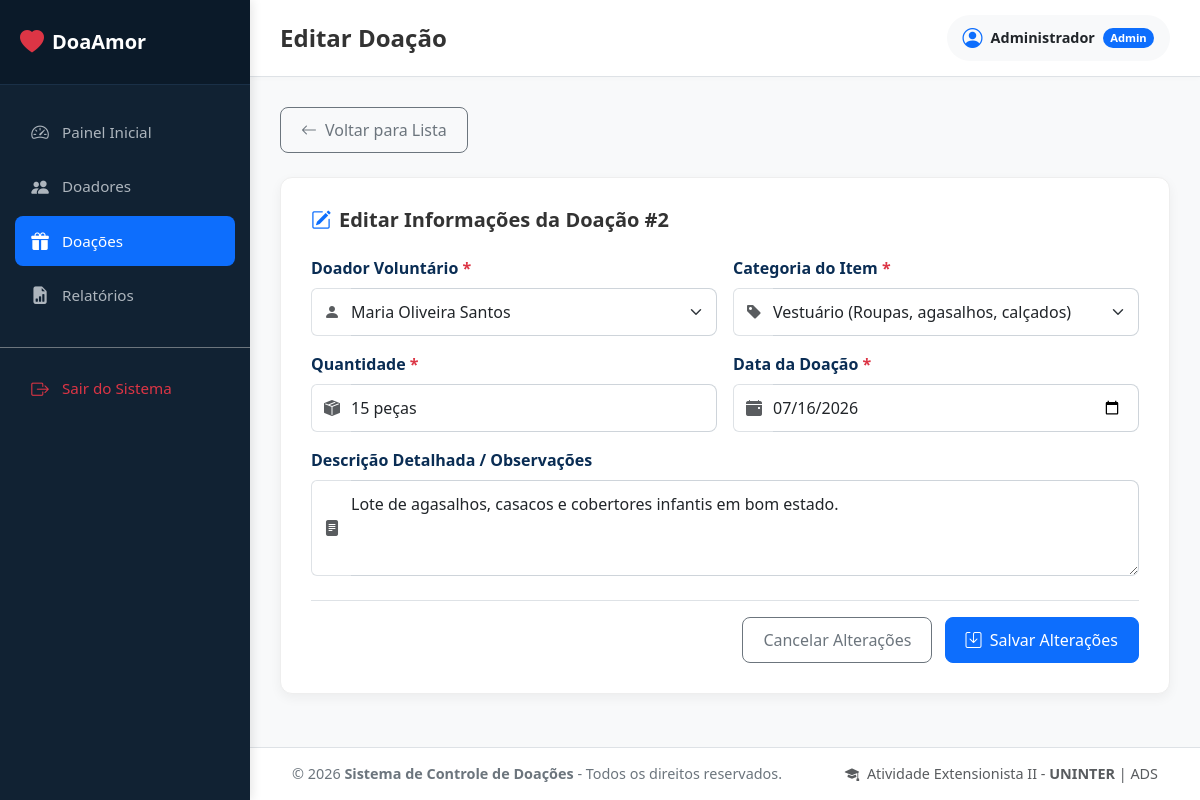
The page /doacoes/editar.php?id=2 (signed in) on the database its author committed.
### tables this page shows
CREATE TABLE IF NOT EXISTS doacoes (
    id INT AUTO_INCREMENT PRIMARY KEY,
    doador_id INT NOT NULL,
    tipo VARCHAR(50) NOT NULL,  
    descricao TEXT NULL,
    quantidade VARCHAR(50) NOT NULL,  
    data_doacao DATE NOT NULL,
    criado_em TIMESTAMP DEFAULT CURRENT_TIMESTAMP,
    FOREIGN KEY (doador_id) REFERENCES doadores(id) ON DELETE CASCADE
);

CREATE TABLE IF NOT EXISTS doadores (
    id INT AUTO_INCREMENT PRIMARY KEY,
    nome VARCHAR(100) NOT NULL,
    telefone VARCHAR(20) NOT NULL,
    email VARCHAR(100) NULL,
    endereco TEXT NULL,
    criado_em TIMESTAMP DEFAULT CURRENT_TIMESTAMP
);

### doacoes/editar.php (the view, shortened to what this page needs)
<?php
$base_path = '../';
require_once $base_path . 'includes/conexao.php';
$doacao = null;
$doadores = [];
$id = intval($_GET['id']);
try {
    $stmt = $pdo->prepare('SELECT * FROM doacoes WHERE id = :id LIMIT 1');
    $stmt->execute(['id' => $id]);
    $doacao = $stmt->fetch();
    $stmtDoadores = $pdo->query('SELECT id, nome FROM doadores ORDER BY nome ASC');
    $doadores = $stmtDoadores->fetchAll();
} catch (PDOException $e) {
    die("Erro ao carregar dados do banco: " . $e->getMessage());
}
?>
<!DOCTYPE html>
<html lang="pt-BR">
<head>
    <link href="https://cdn.jsdelivr.net/npm/bootstrap@5.3.3/dist/css/bootstrap.min.css" rel="stylesheet">
    <link href="https://cdn.jsdelivr.net/npm/bootstrap-icons@1.11.3/font/bootstrap-icons.min.css" rel="stylesheet">
    <link href="../css/style.css" rel="stylesheet">
</head>
<body>
<?php require_once $base_path . 'includes/menu.php'; ?>
<div class="mb-4">
    <a href="listar.php" class="btn btn-outline-secondary btn-custom d-inline-flex align-items-center">
        <i class="bi bi-arrow-left me-2"></i> Voltar para Lista
    </a>
</div>
<div class="form-card">
    <h5 class="fw-bold text-dark-blue mb-4 d-flex align-items-center">
        <i class="bi bi-pencil-square text-primary me-2"></i> Editar Informações da Doação #<?= $doacao['id'] ?>
    </h5>
    <form action="editar.php?id=<?= $doacao['id'] ?>" method="POST">
        <div class="row g-3">
            <div class="col-12 col-md-6">
                <label for="doador_id" class="form-label">Doador Voluntário <span class="text-danger">*</span></label>
                <div class="input-group">
                    <span class="input-group-text bg-white text-muted border-end-0"><i class="bi bi-person-fill"></i></span>
                    <select class="form-select border-start-0 ps-0" id="doador_id" name="doador_id" required>
                        <?php foreach ($doadores as $d): ?>
                            <option value="<?= $d['id'] ?>" <?= ($doacao['doador_id'] == $d['id']) ? 'selected' : '' ?>>
                                <?= htmlspecialchars($d['nome']) ?>
                            </option>
                        <?php endforeach; ?>
                    </select>
                </div>
            </div>
            <div class="col-12 col-md-6">
                <label for="tipo" class="form-label">Categoria do Item <span class="text-danger">*</span></label>
                <div class="input-group">
                    <span class="input-group-text bg-white text-muted border-end-0"><i class="bi bi-tag-fill"></i></span>
                    <select class="form-select border-start-0 ps-0" id="tipo" name="tipo" required>
                        <option value="Vestuário" <?= ($doacao['tipo'] === 'Vestuário') ? 'selected' : '' ?>>Vestuário (Roupas, agasalhos, calçados)</option>
                    </select>
                </div>
            </div>
            <div class="col-12 col-md-6">
                <label for="quantidade" class="form-label">Quantidade <span class="text-danger">*</span></label>
                <div class="input-group">
                    <span class="input-group-text bg-white text-muted border-end-0"><i class="bi bi-box-seam-fill"></i></span>
                    <input type="text" class="form-control border-start-0 ps-0" id="quantidade" name="quantidade" placeholder="Ex: 5 cestas básicas, 10 agasalhos" required value="<?= htmlspecialchars($doacao['quantidade']) ?>">
                </div>
            </div>
            <div class="col-12 col-md-6">
                <label for="data_doacao" class="form-label">Data da Doação <span class="text-danger">*</span></label>
                <div class="input-group">
                    <span class="input-group-text bg-white text-muted border-end-0"><i class="bi bi-calendar-event-fill"></i></span>
                    <input type="date" class="form-control border-start-0 ps-0" id="data_doacao" name="data_doacao" required value="<?= htmlspecialchars($doacao['data_doacao']) ?>">
                </div>
            </div>
            <div class="col-12">
                <label for="descricao" class="form-label">Descrição Detalhada / Observações</label>
                <div class="input-group">
                    <span class="input-group-text bg-white text-muted border-end-0"><i class="bi bi-file-text-fill"></i></span>
                    <textarea class="form-control border-start-0 ps-0" id="descricao" name="descricao" rows="3" placeholder="Insira detalhes adicionais sobre os itens recebidos..."><?= htmlspecialchars($doacao['descricao'] ?? '') ?></textarea>
                </div>
            </div>
        </div>
        <div class="mt-4 pt-3 border-top text-end">
            <a href="listar.php" class="btn btn-outline-secondary btn-custom me-2">Cancelar Alterações</a>
            <button type="submit" class="btn btn-primary btn-custom">
                <i class="bi bi-save me-1"></i> Salvar Alterações
            </button>
        </div>
    </form>
</div>
<?php require_once $base_path . 'includes/footer.php'; ?>
</body>
</html>

### css/style.css (style rules this page uses)
:root { --primary-color: #0d6efd; --primary-hover: #0b5ed7; --secondary-color: #0dcaf0; --dark-blue: #0a2d54; --light-bg: #f8f9fa; --sidebar-bg: #112233; --sidebar-text: #adb5bd; --sidebar-hover-bg: #1a3047; --card-shadow: 0 4px 12px rgba(0, 0, 0, 0.05); --border-radius: 12px; }
body { background-color: var(--light-bg); font-family: 'Segoe UI', Tahoma, Geneva, Verdana, sans-serif; color: #333; min-height: 100vh; overflow-x: hidden; }
.btn-custom { border-radius: 8px; padding: 10px 20px; font-weight: 500; transition: all 0.2s ease; }
.form-card { background-color: #fff; border-radius: var(--border-radius); box-shadow: var(--card-shadow); padding: 30px; border: 1px solid #eee; }
.form-label { font-weight: 550; color: var(--dark-blue); margin-bottom: 8px; }
.form-control, .form-select { border-radius: 8px; padding: 11px 16px; border: 1px solid #ced4da; transition: border-color 0.15s ease-in-out, box-shadow 0.15s ease-in-out; }

### rows shown on the page
doacoes: id "2", doador_id "Maria Oliveira Santos", tipo "Vestuário (Roupas, agasalhos, calçados)", quantidade "15 peças", data_doacao "07/16/2026", descricao "Lote de agasalhos, casacos e cobertores infantis em bom estado."

### other values the page prints
explode(' ', $_SESSION['usuario_nome'])[0] "Administrador"
